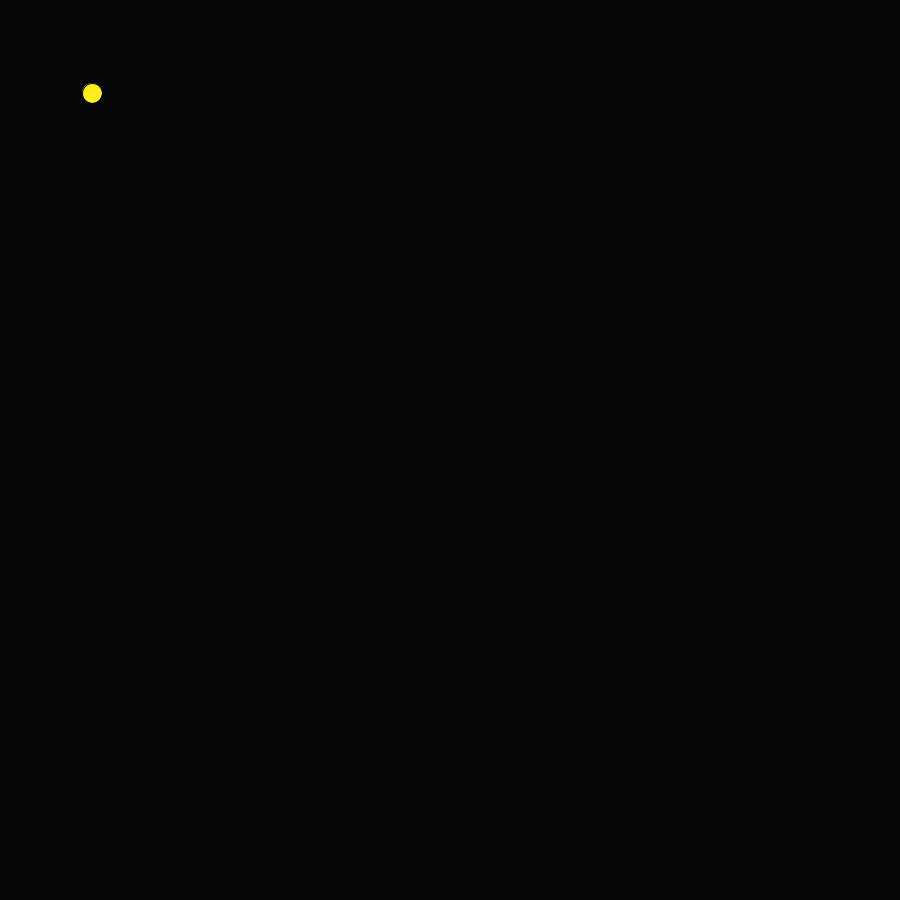
Frame 1 (no input)
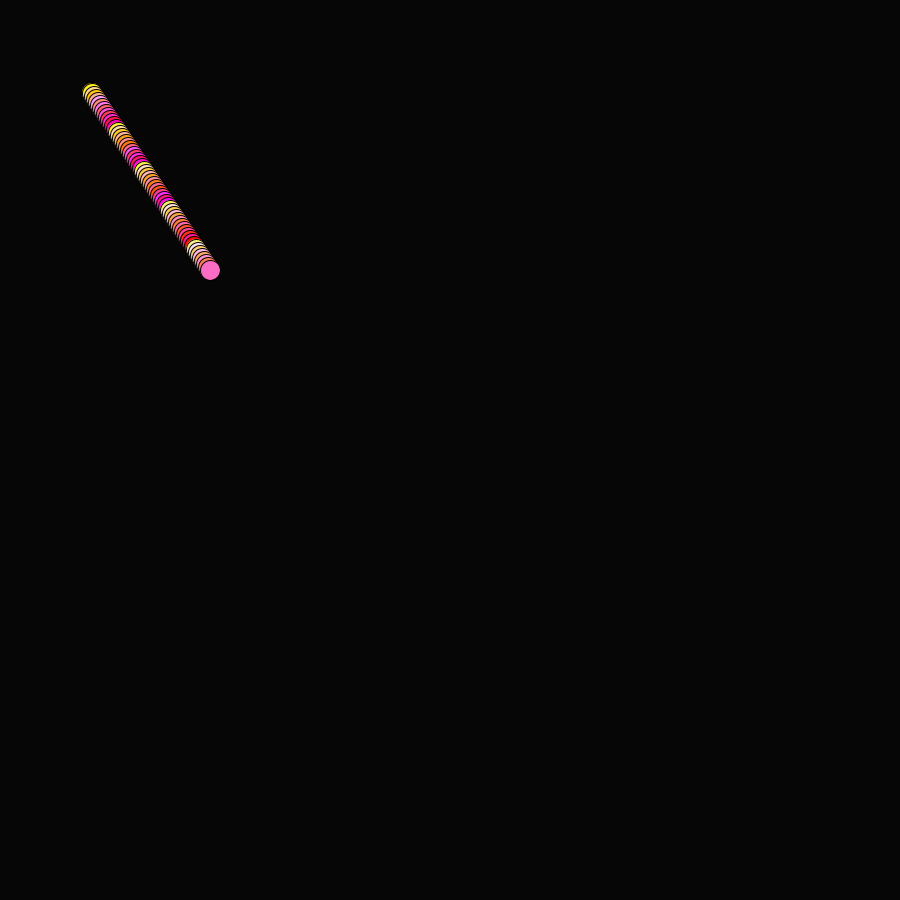
Frame 60 (the mouse pressed at the canvas centre just before this capture)
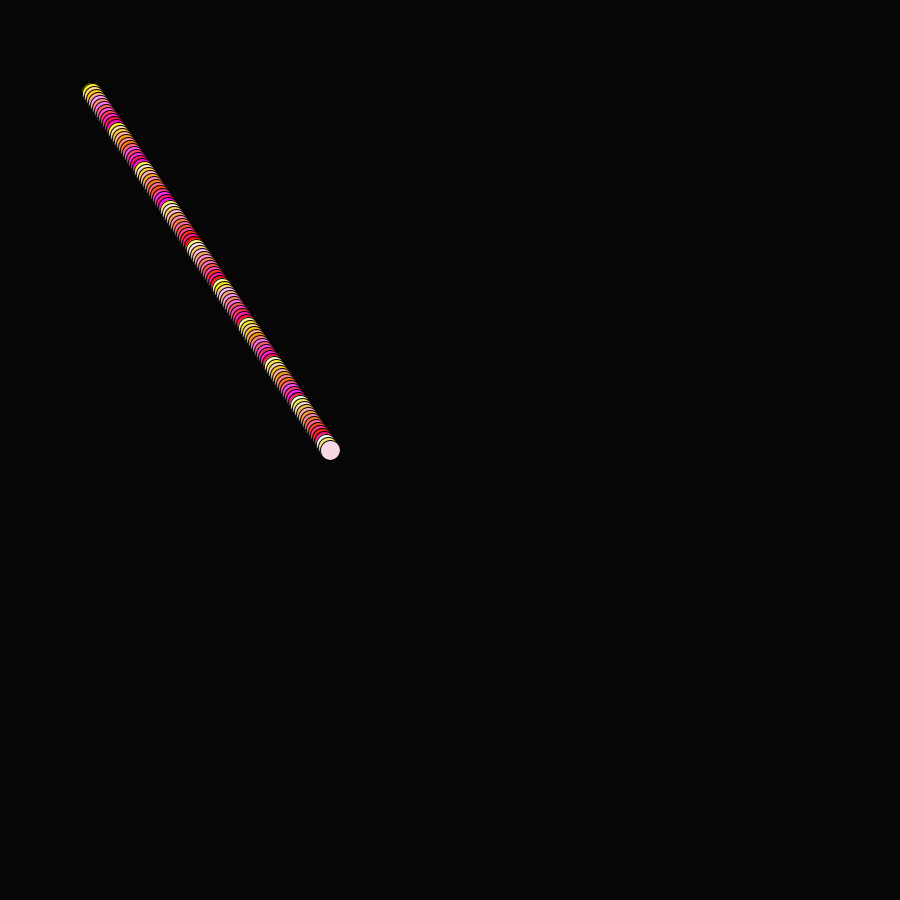
Frame 120 (the mouse held since frame 60 and released just before this capture)

The Processing sketch that drew these frames (run headless with seeded random() and noise(); from frame 60 on, the mouse is pressed at the canvas centre):

// Processing sketch: processing_174080
// ── processing_174080.pde

// RICARDO LOPEZ FUENTES ALBARRAN


int r = 10;
int z = 60;

float x = 90;
float y = 90;
float xspeed = 2;
float yspeed = 3;

void setup() {
  size(900, 900); //tomara las dimenciones de la pantalla donde se reprodusca. 
  smooth();
  background(6);
}

void draw() { 
r=r+5000; 
// mientras mas disminuye el valor 5000, mas se tardara en cambiar el tono de la elipse
z=z+r;
  noStroke();
  fill(r,60/z);
  rect(0,0,width,height);
  
  
  x = x + xspeed;
  y = y + yspeed;

  // causara los rebotes de la elipse.
  if ((x > width) || (x < 0)) {
    xspeed = xspeed * -1.0011; // los ceros causaran un retraso en la velocidad, cuando aumenta el tiempo de reproduccion aumentara la velocidad y llegara un momento en el que ya no se vera movimiento. 
  }
  if ((y > height) || (y < 6)) {
    yspeed = yspeed * -1.003; // los ceros son los que causan el retraso al igual que ocurre en el eje x.
  }

  // las especificaciones de la elipse.
  stroke(0);
  fill(175-r);
  ellipse(x,y,20,20);
}

void mousePressed() {
  println("no pasa nada si das click, pero la pantalla se seguira llenando durante aproximadamente 20 min"); 
}

// este mensaje aparecera cuando el usuario presiona click
